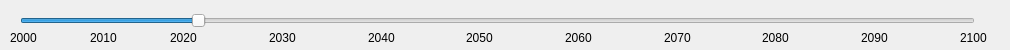
             <widget class="QWidget" name="slider_temporel" native="true">
              <property name="geometry">
               <rect>
                <x>10</x>
                <y>460</y>
                <width>1010</width>
                <height>50</height>
               </rect>
              </property>
              <widget class="QLabel" name="label_26">
               <property name="geometry">
                <rect>
                 <x>960</x>
                 <y>30</y>
                 <width>30</width>
                 <height>16</height>
                </rect>
               </property>
               <property name="text">
                <string>2100</string>
               </property>
              </widget>
              <widget class="QLabel" name="label_2">
               <property name="geometry">
                <rect>
                 <x>170</x>
                 <y>30</y>
                 <width>30</width>
                 <height>16</height>
                </rect>
               </property>
               <property name="text">
                <string>2020</string>
               </property>
              </widget>
              <widget class="QLabel" name="label_13">
               <property name="geometry">
                <rect>
                 <x>466</x>
                 <y>30</y>
                 <width>30</width>
                 <height>16</height>
                </rect>
               </property>
               <property name="text">
                <string>2050</string>
               </property>
              </widget>
              <widget class="QSlider" name="horizontalSlider">
               <property name="geometry">
                <rect>
                 <x>20</x>
                 <y>10</y>
                 <width>955</width>
                 <height>22</height>
                </rect>
               </property>
               <property name="value">
                <number>18</number>
               </property>
               <property name="orientation">
                <enum>Qt::Horizontal</enum>
               </property>
              </widget>
              <widget class="QLabel" name="label_12">
               <property name="geometry">
                <rect>
                 <x>269</x>
                 <y>30</y>
                 <width>30</width>
                 <height>16</height>
                </rect>
               </property>
               <property name="text">
                <string>2030</string>
               </property>
              </widget>
              <widget class="QLabel" name="label_22">
               <property name="geometry">
                <rect>
                 <x>368</x>
                 <y>30</y>
                 <width>30</width>
                 <height>16</height>
                </rect>
               </property>
               <property name="text">
                <string>2040</string>
               </property>
              </widget>
              <widget class="QLabel" name="label_23">
               <property name="geometry">
                <rect>
                 <x>565</x>
                 <y>30</y>
                 <width>30</width>
                 <height>16</height>
                </rect>
               </property>
               <property name="text">
                <string>2060</string>
               </property>
              </widget>
              <widget class="QLabel" name="label_24">
               <property name="geometry">
                <rect>
                 <x>664</x>
                 <y>30</y>
                 <width>30</width>
                 <height>16</height>
                </rect>
               </property>
               <property name="text">
                <string>2070</string>
               </property>
              </widget>
              <widget class="QLabel" name="label_25">
               <property name="geometry">
                <rect>
                 <x>762</x>
                 <y>30</y>
                 <width>30</width>
                 <height>16</height>
                </rect>
               </property>
               <property name="text">
                <string>2080</string>
               </property>
              </widget>
              <widget class="QLabel" name="label_27">
               <property name="geometry">
                <rect>
                 <x>861</x>
                 <y>30</y>
                 <width>30</width>
                 <height>16</height>
                </rect>
               </property>
               <property name="text">
                <string>2090</string>
               </property>
              </widget>
              <widget class="QLabel" name="label_34">
               <property name="geometry">
                <rect>
                 <x>90</x>
                 <y>30</y>
                 <width>30</width>
                 <height>16</height>
                </rect>
               </property>
               <property name="text">
                <string>2010</string>
               </property>
              </widget>
              <widget class="QLabel" name="label_35">
               <property name="geometry">
                <rect>
                 <x>10</x>
                 <y>30</y>
                 <width>30</width>
                 <height>16</height>
                </rect>
               </property>
               <property name="text">
                <string>2000</string>
               </property>
              </widget>
             </widget>
